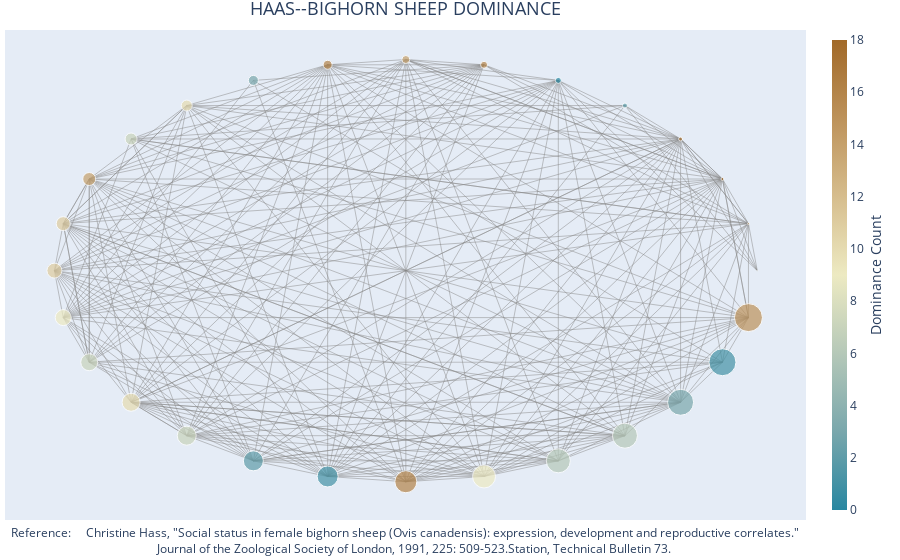

Here is the notebook cell this chart was saved with:
### Code cell
fig = go.Figure(data=[edge_trace, node_trace],
             layout=go.Layout(
                title='HAAS--BIGHORN SHEEP DOMINANCE',
                title_x=0.45,
                titlefont_size=18,
                showlegend=False,
                hovermode='closest',
                margin=dict(b=40,l=5,r=5,t=30),
                annotations=[ dict(
                    text='''Reference:
    Christine Hass, "Social status in female bighorn sheep (Ovis canadensis): expression, development and reproductive correlates."<br> 
    Journal of the Zoological Society of London, 1991, 225: 509-523.Station, Technical Bulletin 73.''',
                    showarrow=False,
                    xref="paper", yref="paper",
                    x=0.005, y=-0.08 ) ],
                xaxis=dict(showgrid=False, zeroline=False, showticklabels=False),
                yaxis=dict(showgrid=False, zeroline=False, showticklabels=False))
                )
fig.show()

### Figure 1 — Plotly figure (JSON) as saved in the notebook; plotly's stock layout.template omitted (floating-point values rounded to 4 significant figures; data arrays with more than 128 entries replaced by an {"elided": "..."} marker saying what was removed)
{"data": [{"hoverinfo": "none", "line": {"color": "#888", "width": 0.5}, "mode": "lines", "type": "scatter", "x": {"elided": "750 float values"}, "y": {"elided": "750 float values"}}, {"hoverinfo": "text", "marker": {"color": [5, 14, 18, 17, 2, 0, 16, 14, 16, 3, 10, 7, 14, 11, 11, 9, 7, 10, 7, 2, 1, 16, 9, 6, 6, 3, 1, 15], "colorbar": {"thickness": 15, "title": {"side": "right", "text": "Dominance Count"}, "xanchor": "left"}, "colorscale": [[0, "rgb(161, 105, 40)"], [0.1667, "rgb(189, 146, 90)"], [0.3333, "rgb(214, 189, 141)"], [0.5, "rgb(237, 234, 194)"], [0.6667, "rgb(181, 200, 184)"], [0.8333, "rgb(121, 167, 172)"], [1, "rgb(40, 135, 161)"]], "line": {"width": 1}, "reversescale": true, "showscale": true, "size": [1, 2, 3, 4, 5, 6, 7, 8, 9, 10, 11, 12, 13, 14, 15, 16, 17, 18, 19, 20, 21, 22, 23, 24, 25, 26, 27, 28]}, "mode": "markers", "text": ["Dominance Count: 5<br>Age: 50", "Dominance Count: 14<br>Age: 50", "Dominance Count: 18<br>Age: 50", "Dominance Count: 17<br>Age: 50", "Dominance Count: 2<br>Age: 50", "Dominance Count: 0<br>Age: 50", "Dominance Count: 16<br>Age: 50", "Dominance Count: 14<br>Age: 50", "Dominance Count: 16<br>Age: 50", "Dominance Count: 3<br>Age: 50", "Dominance Count: 10<br>Age: 50", "Dominance Count: 7<br>Age: 50", "Dominance Count: 14<br>Age: 50", "Dominance Count: 11<br>Age: 50", "Dominance Count: 11<br>Age: 50", "Dominance Count: 9<br>Age: 50", "Dominance Count: 7<br>Age: 50", "Dominance Count: 10<br>Age: 50", "Dominance Count: 7<br>Age: 50", "Dominance Count: 2<br>Age: 50", "Dominance Count: 1<br>Age: 50", "Dominance Count: 16<br>Age: 50", "Dominance Count: 9<br>Age: 50", "Dominance Count: 6<br>Age: 50", "Dominance Count: 6<br>Age: 50", "Dominance Count: 3<br>Age: 50", "Dominance Count: 1<br>Age: 50", "Dominance Count: 15<br>Age: 50"], "textposition": "top center", "type": "scatter", "x": [1, 0.9749, 0.901, 0.7818, 0.6235, 0.4339, 0.2225, -3.938e-08, -0.2225, -0.4339, -0.6235, -0.7818, -0.901, -0.9749, -1.0, -0.9749, -0.901, -0.7818, -0.6235, -0.4339, -0.2225, 1.625e-08, 0.2225, 0.4339, 0.6235, 0.7818, 0.901, 0.9749], "y": [2.59e-09, 0.2225, 0.4339, 0.6235, 0.7818, 0.901, 0.9749, 1.0, 0.9749, 0.901, 0.7818, 0.6235, 0.4339, 0.2225, -8.483e-08, -0.2225, -0.4339, -0.6235, -0.7818, -0.901, -0.9749, -1.0, -0.9749, -0.901, -0.7818, -0.6235, -0.4339, -0.2225]}], "layout": {"annotations": [{"showarrow": false, "text": "Reference:\n    Christine Hass, \"Social status in female bighorn sheep (Ovis canadensis): expression, development and reproductive correlates.\"<br> \n    Journal of the Zoological Society of London, 1991, 225: 509-523.Station, Technical Bulletin 73.", "x": 0.005, "xref": "paper", "y": -0.08, "yref": "paper"}], "hovermode": "closest", "margin": {"b": 40, "l": 5, "r": 5, "t": 30}, "showlegend": false, "title": {"font": {"size": 18}, "text": "HAAS--BIGHORN SHEEP DOMINANCE", "x": 0.45}, "xaxis": {"showgrid": false, "showticklabels": false, "zeroline": false}, "yaxis": {"showgrid": false, "showticklabels": false, "zeroline": false}}}
